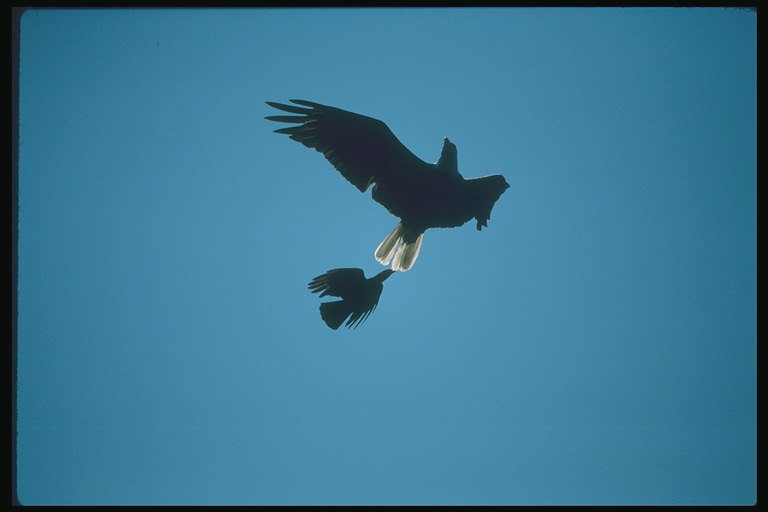
#> input picture datasets/testSample.jpg, 768 x 512 px, found by its file name
$ python ggmm_v1.py
#> lines starting #> are read from the running program, lines starting #| are printed output that depends on the picture; long printed decimals are rounded
"""
GGMM with shape = 2, for img clustering
"""

import math
from collections import defaultdict

import cv2
import numpy as np
from matplotlib import pyplot
from scipy.special import digamma
from scipy.special import gamma
from sklearn.cluster import KMeans


def alpha_n():
    pass


def beta_n():
    pass


def s_n():
    pass


def m_n():
    pass


# E[ln pik]
def e_ln_pi_k(gama0, Nk):
    gammak = gama0 + Nk
    return digamma(gammak) - digamma(gammak.sum())


# E[T^2-lambda]
def e_t_two_lambda():
    pass


# E[|x-u|^lambda]
# [18 lines left out: functions e_x_mean_lambda, e_x_mean_lambda_short, not called in this run]


def e_x_mean_lamnda_2(mk, x, s0):
    y = (2 * mk.reshape(-1, 1) * x)
    y1 = np.power(x, 2) + np.power(mk, 2).reshape(-1, 1)
    return (1 / s0).reshape(-1, 1) + y1 - y


# [4 lines left out: function exp_mean_lambda_n, not called in this run]


# E[mean]
def e_mean():
    pass


# E[mean^2]
def e_mean_two():
    pass


# E[ln(T)]
def e_ln_precision(alpha, beta):
    return digamma(alpha) - np.log(np.abs(beta))


# E[T]
def e_precision(alpha, beta):
    return alpha / beta

import scipy
def e_precision_2(alphak, betak, shape):
    # y = 1 / (gamma(alphak) * np.power(betak, 2 - shape)) * gamma(2 + alphak + shape)
    y = 1 / (scipy.special.gammaln(alphak) * np.power(betak, 2 - shape)) * scipy.special.gammaln(2 + alphak + shape)
    return y


def p_z_pi():
    pass


def p_pi():
    pass


def p_mean():
    pass


def p_precision():
    pass


def q_z():
    pass


def q_pi():
    pass


def q_mean():
    pass


def q_precision():
    pass


# [4 lines left out: function ln_row_nk, not called in this run]


def initilization(k, x):
    # init
    kmeans = KMeans(n_clusters=k, random_state=0).fit(x.reshape(-1, 1))

    means = kmeans.cluster_centers_
    clustered_img = defaultdict(list)

    labels = kmeans.labels_

    for v, k in zip(x, labels): clustered_img[k].append(v)

    variance = []
    for i in clustered_img.keys():
        variance.append(np.var(np.asarray(clustered_img.get(i))))
    variance = np.asarray(variance)
    precision = 1 / variance
    weights = []

    for i in clustered_img.keys():
        weights.append(len(clustered_img.get(i)) / len(x))

    weights = np.asarray(weights)

    # resp = np.hstack((labels.reshape(-1,1), labels_1.reshape(-1, 1)))
    return (means, precision, weights, labels)


# input_img_path = "/Users/Srikanth/PycharmProjects/DataMiningClass/datasets/testSample_copy.jpg"
input_img_path = "/Users/Srikanth/PycharmProjects/DataMiningClass/datasets/testSample.jpg"
# input data points
x = cv2.imread(input_img_path, 0)
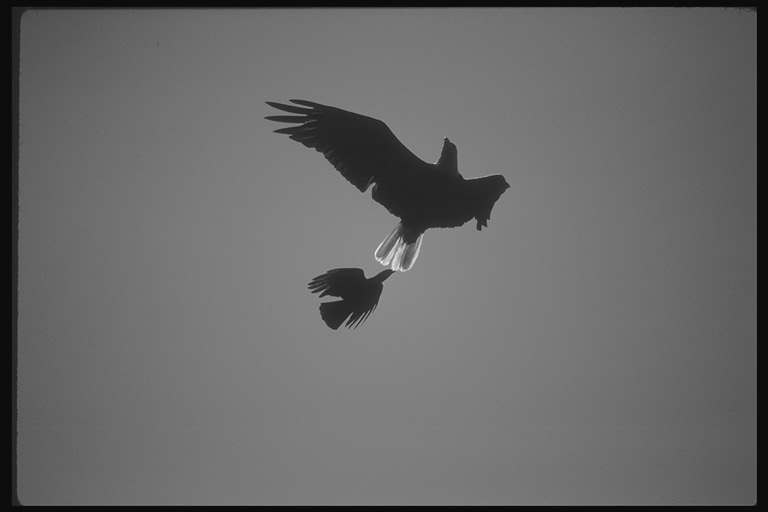
#> x: shape (512, 768); min 4, max 241, mean 104.7

pyplot.subplot(3, 1, 1)
pyplot.imshow(x)
o_shape = x.shape
#> o_shape = (512, 768)
x = x.reshape(-1)
k = 3
# hyper parameters


alpha0 = np.asarray([0.1 for _ in range(k)])
beta0 = np.asarray([1 / len(x) for _ in range(k)])
#> beta0 = [2.54e-06, 2.54e-06, 2.54e-06]
shape = np.asarray([2 for _ in range(k)])
m0, s0, gama0, resp = initilization(k, x)
#> in initilization, `means = kmeans.cluster_centers_`: means = [26.83, 122.2, 100.9]
#> the loop in initilization, `for v, k in zip(x, labels): clustered_img[k].append(v)` made 393216 passes
#> v on passes 1 to 3: 12, 12, 12
#> after the loop in initilization, `for i in clustered_img.keys():`: weights = [0.105, 0.349, 0.546]
#> m0 = [26.83, 122.2, 100.9]; s0 = [0.00411, 0.0175, 0.0205]; gama0 = [0.105, 0.349, 0.546]

# m0 = np.asarray([255,255,255]).reshape(-1,1)
# s0 = np.asarray([0.01,0.01,0.01]).reshape(-1)
pyplot.subplot(3, 1, 2)
pyplot.imshow(resp.reshape(o_shape))
temp = np.zeros((len(x), k))
z = []

for i, j in zip(resp, temp):
    j[i] = 1
    z.append(j)
#> after the loop, z = 393216 items

z = np.asarray(z)

# z = np.array([np.random.dirichlet(np.ones(k)) for _ in range(len(x))])

rnk = z / z.sum(axis=0)
# rnk = z / z.sum(axis=1).reshape(-1,1)
Nk = rnk.sum(axis=0)
#> Nk = [1, 1, 1]
e_ln_pi = e_ln_pi_k(gama0, Nk)
#> in e_ln_pi_k, `gammak = gama0 + Nk`: gammak = [1.11, 1.35, 1.55]
#> e_ln_pi = [-1.67, -1.37, -1.18]
e_ln_precision_ = e_ln_precision(alpha0, beta0)
#> e_ln_precision_ = [2.46, 2.46, 2.46]
e_precision_ = e_precision(alpha0, beta0)
#> e_precision_ = [39321.6, 39321.6, 39321.6]
mk = m0.reshape(-1) + Nk * shape * e_precision_2(alpha0, beta0, shape) / s0
#> in e_precision_2, `y = 1 / (scipy.special.gammaln(alphak) * np.power(betak, 2 - shape)) *..`: y = [0.852, 0.852, 0.852]
#> mk = [441.4, 219.6, 183.8]
# e_x_mean_lambda_ = e_x_mean_lambda_short(s0, x, shape, mk, m0)

e_x_mean_lambda_ = e_x_mean_lamnda_2(mk, x, s0).T
count = 0
# while
while (count < 100):
    z = e_ln_pi + (1 / shape) * e_ln_precision_ + np.log(shape) - np.log(
        gamma(1 / shape)) - e_precision_ * e_x_mean_lambda_
    # print("Z: ", z[0])
    rnk = z / z.sum(axis=0)
    # rnk = np.exp(z) / np.reshape(np.exp(z).sum(axis=1), (-1, 1))
    # rnk = z / z.sum(axis=1).reshape(-1, 1)
    Nk = rnk.sum(axis=0)

    alphak = Nk / shape + alpha0 - 1
    betak = beta0 + Nk * e_x_mean_lambda_.sum(axis=0)
    e_precision_2_k = e_precision_2(alphak, betak, shape)

    # e_ln_pi = e_ln_pi_k(gama0, Nk)

    gammak = gama0 + Nk
    e_ln_pi = digamma(gammak) - digamma(gammak.sum())

    e_ln_precision_ = e_ln_precision(alphak, betak)
    e_precision_ = e_precision(alphak, betak)
    print("Mk: ", mk)

    # [12 lines of commented-out code are left out]
    mk = m0.reshape(-1) + Nk * shape * e_precision_2_k
    # e_x_mean_lambda_ = e_x_mean_lambda_short(s0, x, shape, mk, m0)
    e_x_mean_lambda_ = e_x_mean_lamnda_2(mk, x, s0).T
    count += 1
#> this loop made 100 passes
#> (betak, e_ln_precision_, e_precision_) on passes 1 to 7: ([4.04e+10, 928991143, -1.8e+09], [-23.46, -19.69, -20.35], [-9.91e-12, -4.31e-10, 2.22e-10]), ([-1.92e+09, -4.11e+09, -4.26e+09], [-20.42, -21.18, -21.21], [2.09e-10, 9.74e-11, 9.39e-11]), ([-1.92e+09, -4.11e+09, -4.26e+09], [-20.42, -21.18, -21.21], [2.09e-10, 9.74e-11, 9.39e-11]), ([-1.92e+09, -4.11e+09, -4.26e+09], [-20.42, -21.18, -21.21], [2.09e-10, 9.74e-11, 9.39e-11]), ([-1.92e+09, -4.11e+09, -4.26e+09], [-20.42, -21.18, -21.21], [2.09e-10, 9.74e-11, 9.39e-11]), ([-1.92e+09, -4.11e+09, -4.26e+09], [-20.42, -21.18, -21.21], [2.09e-10, 9.74e-11, 9.39e-11]), ([-1.92e+09, -4.11e+09, -4.26e+09], [-20.42, -21.18, -21.21], [2.09e-10, 9.74e-11, 9.39e-11])
#| Mk:  [441.377 219.568 183.773]
#| Mk:  [ 28.831 124.226 102.868]
#| Mk:  [ 28.831 124.226 102.868]
#| Mk:  [ 28.831 124.226 102.868]
#| Mk:  [ 28.831 124.226 102.868]
#| Mk:  [ 28.831 124.226 102.868]
#| Mk:  [ 28.831 124.226 102.868]
#| Mk:  [ 28.831 124.226 102.868]
#> (further printed lines are left out)
#> after the loop, count = 100
"""


alphak = Nk / shape + alpha0 - 1
betak = beta0 + Nk * e_x_mean_lambda_.sum(axis=0)
e_precision_2_k = e_precision_2(alphak, betak, shape)
mk = m0 + (Nk * shape * e_precision_2_k).reshape(-1, 1)

e_ln_precision_ = e_ln_precision(alpha0, beta0)
e_precision_ = e_precision(alpha0, beta0)

# e_x_mean_lambda_ = e_x_mean_lambda(s, means, x, shape, m)


ln_row_nk_ = ln_row_nk(e_ln_pi, e_ln_precision_, e_precision_, e_x_mean_lambda_, shape)
rnk = ln_row_nk_ / ln_row_nk_.sum()
Nk = rnk.sum(axis=0)

# m = np.array([np.ones(k) for _ in range(len(x))])


# While loop
count = 0
while count < 50:
    print(count)
    alpha = Nk / shape + alpha - 1

    # should not give -ve values, its -ve as e_x_mean_lambda ~ -ve
    beta = beta + (Nk * e_x_mean_lambda_.sum(axis=0))

    sign_decider = (1 - (x - means).T * precision) * shape
    m = m + Nk * shape * e_precision(alpha, beta) / s

    # check your means its becoming -ve
    means = -(s * (means.T - m) / 2).T
    # e_x_mean_lambda_ = e_x_mean_lambda(s, means, x, shape, m)
    e_x_mean_lambda_ = e_x_mean_lambda_short(s, means, x, shape, m)

    # [7 lines of commented-out code are left out]

    gama = gama + Nk
    e_ln_pi = e_ln_pi_k(gama)
    e_precision_ = e_precision(alpha, beta)
    e_ln_precision_ = e_ln_precision(alpha, beta)
    ln_row_nk_ = ln_row_nk(e_ln_pi, e_ln_precision_, e_precision_, e_x_mean_lambda_, shape)
    rnk = ln_row_nk_ / ln_row_nk_.sum()
    Nk = rnk.sum(axis=0)
    count += 1
"""

result = []
counter = 0
segmentedImage = np.zeros((len(x), 1), np.uint8)

# assigning values to pixels of different segments
rnk = list(rnk)
#> rnk = 393216 items
rnk = [list(i) for i in rnk]
for response in rnk:
    maxResp = max(response)
    respmax = response.index(maxResp)
    result.append(respmax)
    segmentedImage[counter] = 255 - mk[respmax]
    counter = counter + 1

segmentedImage = segmentedImage.reshape(o_shape[0], o_shape[1])
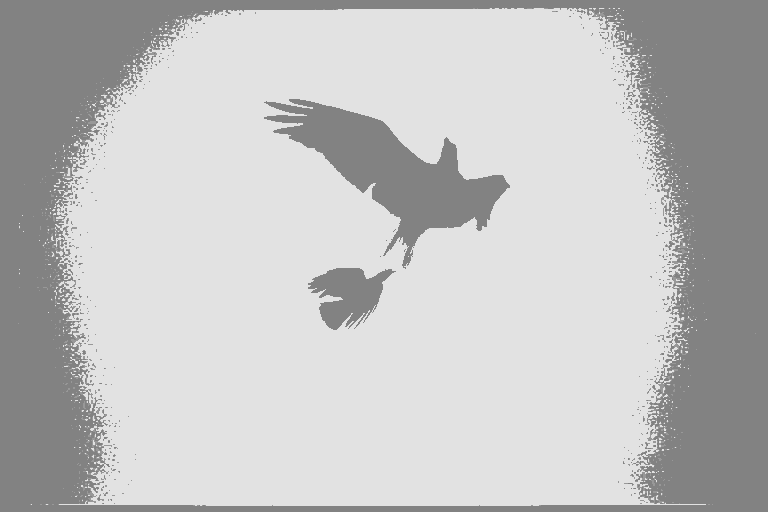
#> segmentedImage: shape (512, 768); min 130, max 226, mean 193.7

pyplot.subplot(3, 1, 3)
pyplot.imshow(segmentedImage)
pyplot.show()
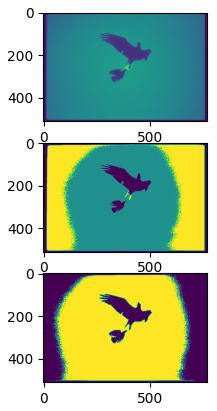
#> figure drawn by matplotlib, 3 panels
